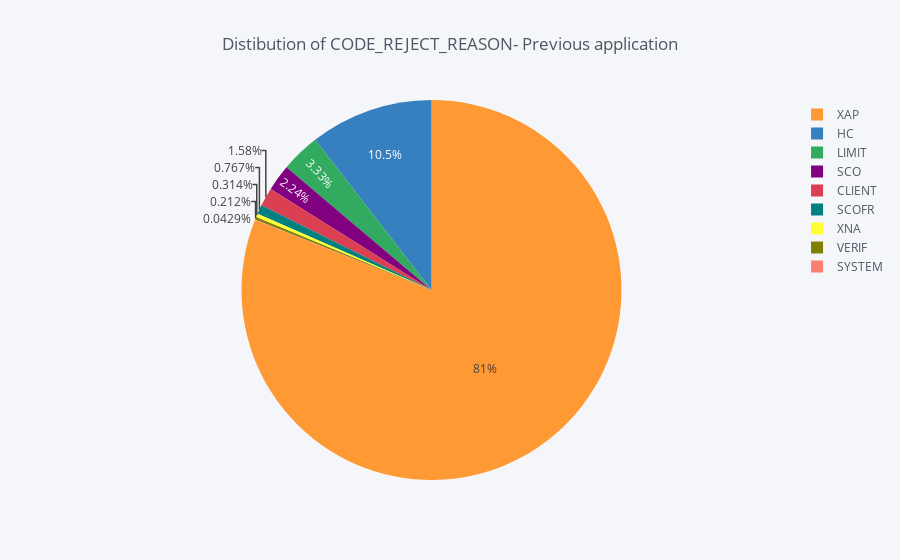

Notebook code for this chart:
### Code cell
UnivarPrevApp('CODE_REJECT_REASON')

### Figure 1 — Plotly figure (JSON) as saved in the notebook; plotly's stock layout.template omitted (floating-point values rounded to 4 significant figures)
{"data": [{"labels": ["XAP", "HC", "LIMIT", "SCO", "CLIENT", "SCOFR", "XNA", "VERIF", "SYSTEM"], "marker": {"colors": ["rgba(255, 153, 51, 1.0)", "rgba(55, 128, 191, 1.0)", "rgba(50, 171, 96, 1.0)", "rgba(128, 0, 128, 1.0)", "rgba(219, 64, 82, 1.0)", "rgba(0, 128, 128, 1.0)", "rgba(255, 255, 51, 1.0)", "rgba(128, 128, 0, 1.0)", "rgba(251, 128, 114, 1.0)"]}, "name": "", "type": "pie", "values": [1353093, 175231, 55680, 37467, 26436, 12811, 5244, 3535, 717]}], "layout": {"legend": {"bgcolor": "#F5F6F9", "font": {"color": "#4D5663"}}, "paper_bgcolor": "#F5F6F9", "plot_bgcolor": "#F5F6F9", "title": "Distibution of CODE_REJECT_REASON- Previous application", "titlefont": {"color": "#4D5663"}}}
